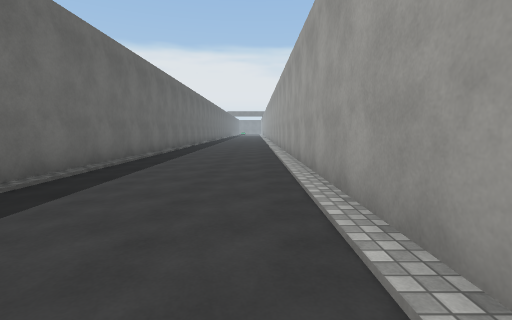
View 1 (above)

16 first-person views from a walk through a 3-D level made in the Unity game engine. The camera is 1.4 m above the floor, tilts 6° down and sees 85° across. The floor is counted in squares, 2 m on a side. Each view is taken from the middle of a square. On the plan, view 1 faces up. The plan holds only what a view shows up to about 9 squares ahead; the rest is blank. The place goes on beyond the plan. The player is left out. Surface patterns are stand-ins for the level's own textures.

View 2
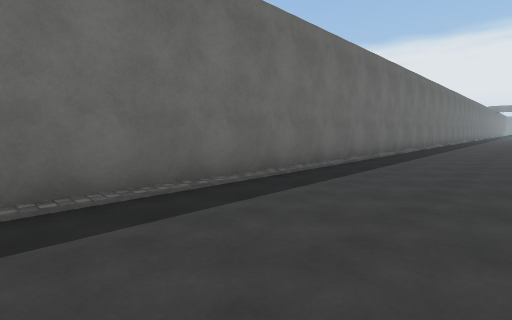

View 3
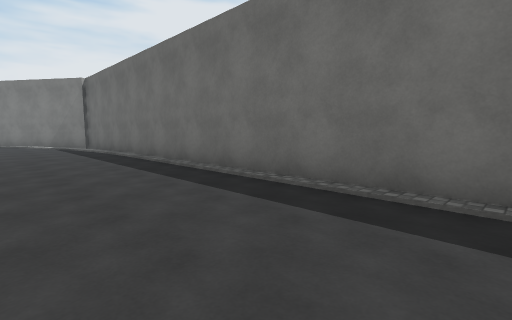

View 4
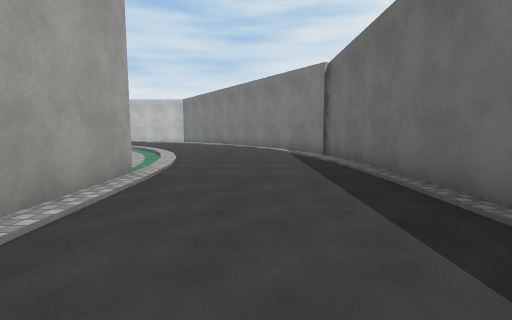

View 5
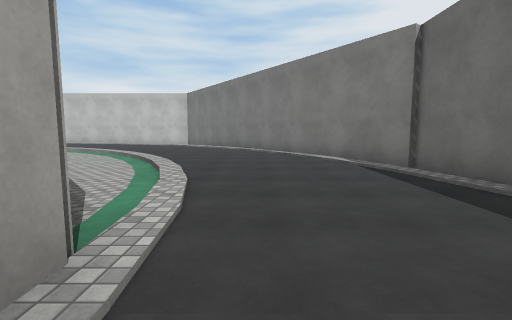

View 6
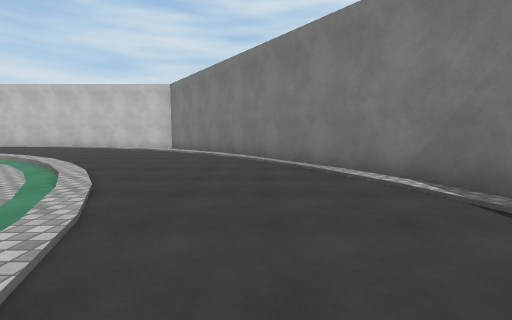

View 7
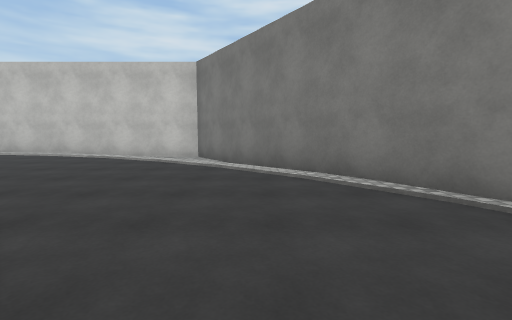

View 8
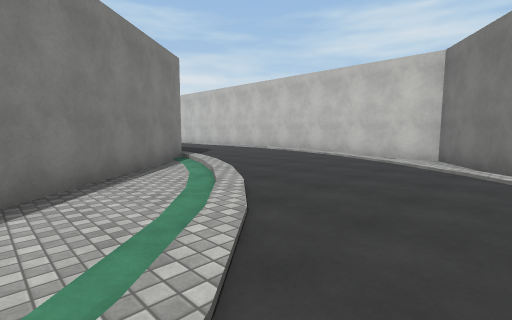

View 9
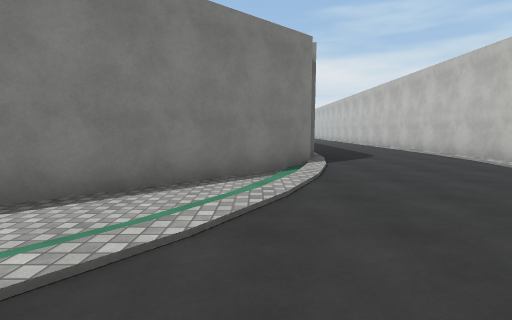

View 10
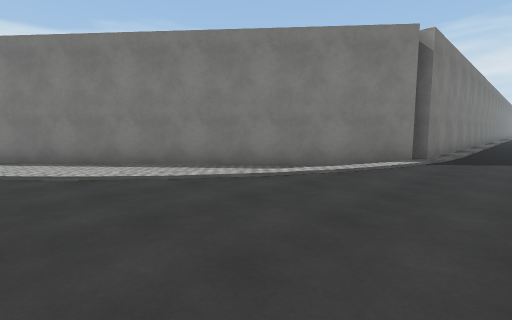

View 11
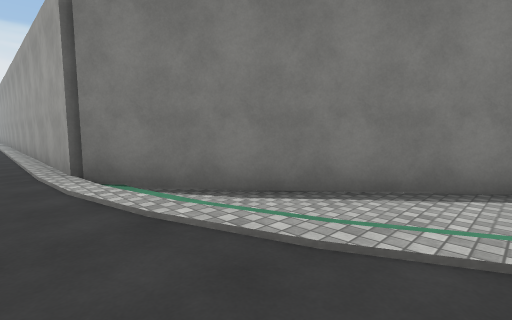

View 12
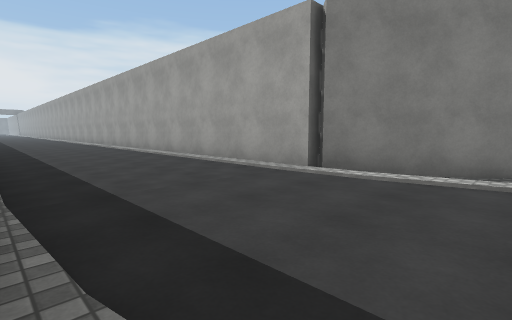

View 13
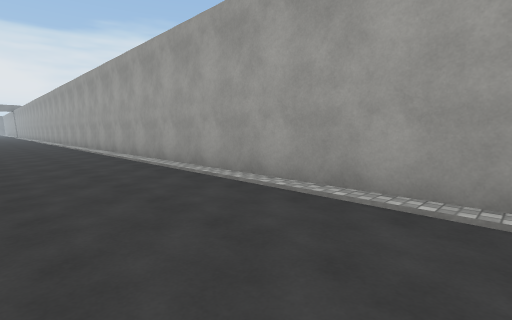

View 14
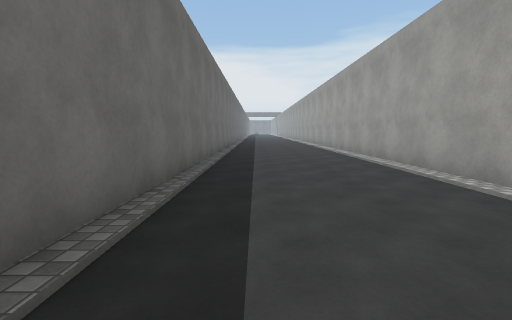

View 15
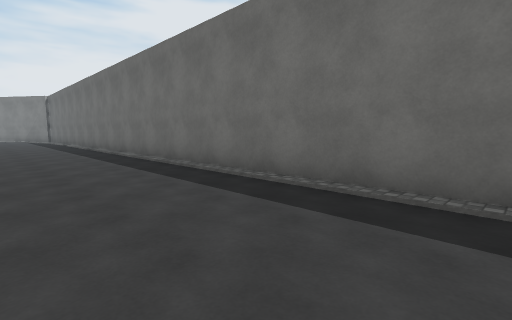

View 16
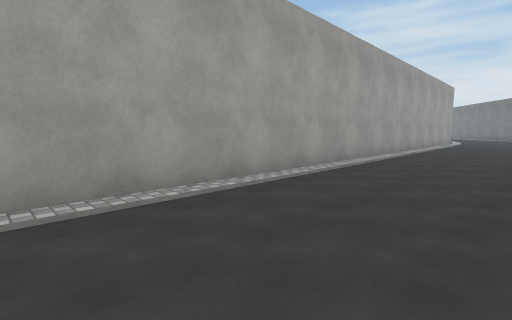

### Floor plan
Key: @ floor where view 1 was taken; # wall or solid block; . main floor; - floor 0.25 m lower than the main floor; / step, stairs or slope.
Columns run from 4 left of view 1 to 14 right of it. Each row starts with its distance up from view 1.
 10 #....#
  9 #....#
  8 #....#
  7 #....#
  6 #....#
  5 #....#
  4 #....#
  3 #....#
  2 #....#
  1  ....#
  0 #...@#
 -1 #....#
 -2 #....#
 -3 #....#
 -4 #....#
 -5 #....#
 -6 #....##
 -7 #..../##
 -8 #/.../-#
 -9 #/....-##
-10 #...../-##
-11 ##..../--##
-12  ##..../--##
-13   #...../--##
-14   ##...../--##
-15    ##...../.-#
-16     #/....../######
-17      #/............
-18      ##/..........
-19       #-./.......
-20        #---//....
-21        ##########

Where each view was taken, in squares from view 1:
view 1: 0 up, 0 right, facing up
view 2: 1 down, 0 right, facing up-left
view 3: 2 up, 0 right, facing down-left
view 4: 2 down, 1 left, facing down
view 5: 5 down, 0 right, facing down
view 6: 8 down, 0 right, facing down
view 7: 12 down, 2 right, facing down
view 8: 12 down, 2 right, facing down-right
view 9: 15 down, 3 right, facing right
view 10: 18 down, 3 right, facing up-right
view 11: 11 down, 0 right, facing up-right
view 12: 9 down, 3 left, facing up-right
view 13: 0 up, 2 left, facing up-right
view 14: 2 down, 2 left, facing up
view 15: 10 up, 0 right, facing down-left
view 16: 10 up, 2 left, facing down-right
